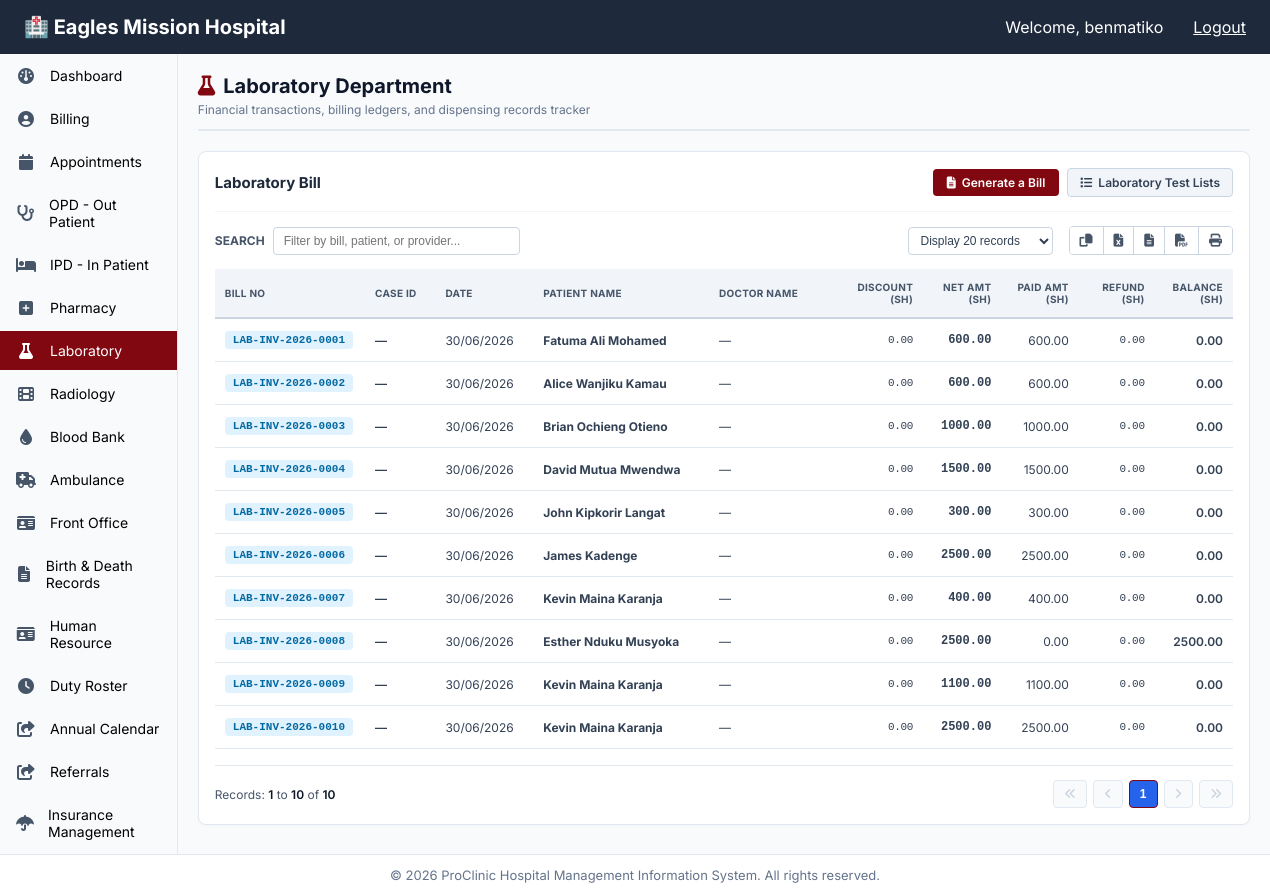
Page /laboratory/ (signed in) on the earlier database version.
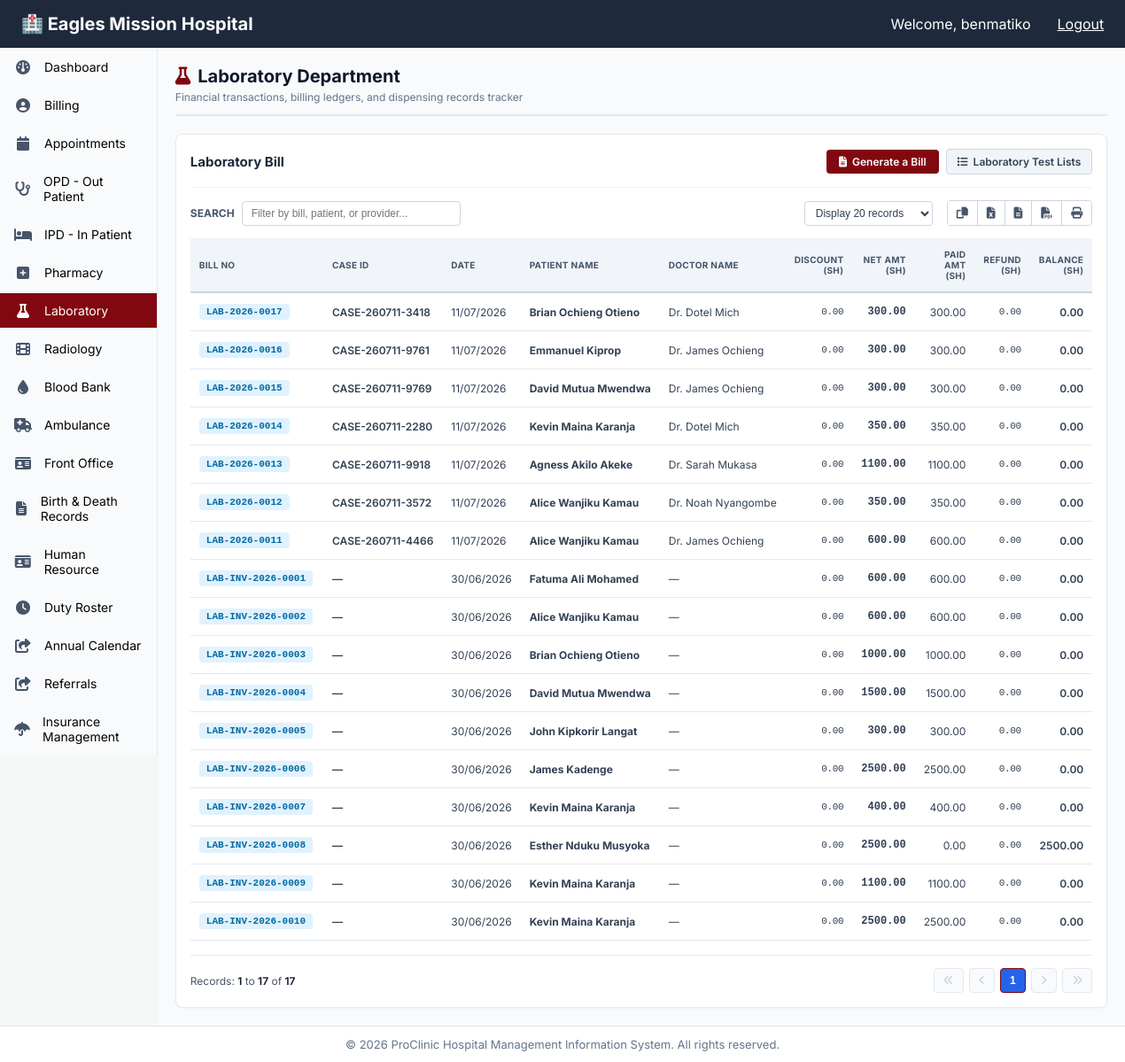
Same page on the later database version.
### laboratory/models.py (models this page shows, shortened)
class LaboratoryInvoice(models.Model):
    INVOICE_STATUS = [
        ('draft', 'Draft'),
        ('issued', 'Issued'),
        ('paid', 'Paid'),
        ('cancelled', 'Cancelled'),
    ]
    invoice_number = models.CharField(max_length=50, unique=True)
    patient = models.ForeignKey(Patient, on_delete=models.CASCADE, related_name='lab_invoices')
    visit = models.ForeignKey('opd.PatientVisit', on_delete=models.SET_NULL, null=True, blank=True)
    case_id = models.CharField(max_length=50, blank=True, null=True)        # ← NEW
    doctor_name = models.CharField(max_length=200, blank=True, null=True)   # ← NEW
    issue_date = models.DateTimeField(auto_now_add=True)
    due_date = models.DateTimeField(null=True, blank=True)
    subtotal = models.DecimalField(max_digits=15, decimal_places=2, default=0.00)
    discount_amount = models.DecimalField(max_digits=15, decimal_places=2, default=0.00)
    tax_amount = models.DecimalField(max_digits=15, decimal_places=2, default=0.00)
    total_amount = models.DecimalField(max_digits=15, decimal_places=2, default=0.00)
    amount_paid = models.DecimalField(max_digits=15, decimal_places=2, default=0.00)
    balance_due = models.DecimalField(max_digits=15, decimal_places=2, default=0.00)
    status = models.CharField(max_length=20, choices=INVOICE_STATUS, default='draft')
    notes = models.TextField(blank=True, null=True)
    created_by = models.ForeignKey(User, on_delete=models.SET_NULL, null=True, related_name='lab_invoices_created')
    created_at = models.DateTimeField(auto_now_add=True)
    updated_at = models.DateTimeField(auto_now=True)
    class Meta:
        ordering = ['-issue_date']

### patients/models.py (models this page shows, shortened)
class Patient(models.Model):
    GENDER_CHOICES = [
        ('', 'Select Gender'),
        ('Male', 'Male'),
        ('Female', 'Female'),
        ('Other', 'Other'),
    ]
    BLOOD_GROUP_CHOICES = [
        ('', 'Select Blood Group'),
        ('A+', 'A+'),
        ('A-', 'A-'),
        ('B+', 'B+'),
        ('B-', 'B-'),
        ('O+', 'O+'),
        ('O-', 'O-'),
        ('AB+', 'AB+'),
        ('AB-', 'AB-'),
    ]
    MARITAL_STATUS_CHOICES = [
        ('', 'Select Marital Status'),
        ('Single', 'Single'),
        ('Married', 'Married'),
        ('Divorced', 'Divorced'),
        ('Widowed', 'Widowed'),
    ]
    patient_number = models.CharField(max_length=50, unique=True, db_index=True)
    first_name = models.CharField(max_length=50)
    last_name = models.CharField(max_length=50)
    date_of_birth = models.DateField()
    gender = models.CharField(
        max_length=10,
        choices=GENDER_CHOICES,
        blank=True,
        null=True,
        verbose_name="Gender"
    )
    blood_group = models.CharField(
        max_length=3,
        choices=BLOOD_GROUP_CHOICES,
        blank=True,
        null=True,
        verbose_name="Blood Group"
    )
    marital_status = models.CharField(
        max_length=20,
        choices=MARITAL_STATUS_CHOICES,
        blank=True,
        null=True,
        verbose_name="Marital Status"
    )
    phone_number = models.CharField(max_length=15, db_index=True)
    email = models.EmailField(blank=True, null=True)
    national_id_or_passport = models.CharField(max_length=30, blank=True, null=True)
    address = models.TextField(blank=True, null=True)
    allergies = models.TextField(blank=True, null=True, help_text="Any known allergies (medication, food, environmental)")
    remarks = models.TextField(blank=True, null=True, help_text="General observations or notes about the patient")
    insurance_provider = models.ForeignKey(
        InsuranceProvider,
        on_delete=models.SET_NULL,
        null=True,
        blank=True,
        related_name='patients'
    )
    insurance_id = models.CharField(max_length=50, blank=True, null=True,
                                   help_text="Insurance policy/membership number")
    insurance_validity = models.DateField(blank=True, null=True,
                                         help_text="Insurance policy expiry date")
    next_of_kin_name = models.CharField(max_length=100, blank=True, null=True)
    next_of_kin_phone = models.CharField(max_length=15, blank=True, null=True)
    next_of_kin_relationship = models.CharField(max_length=50, blank=True, null=True)
    patient_photo = models.ImageField(upload_to='patient_photos/', blank=True, null=True)
    created_at = models.DateTimeField(default=timezone.now)
    updated_at = models.DateTimeField(auto_now=True)
    @property
    def full_name(self):
        return f"{self.first_name} {self.last_name}"

### laboratory/views.py (the view, shortened to what this page needs)
# urls.py: path('', views.laboratory_home, name='laboratory_home'),
@login_required
def laboratory_home(request):
    search_query = request.GET.get('search', '')
    invoices_qs = LaboratoryInvoice.objects.select_related(
        'patient', 'created_by'
    ).order_by('-issue_date')
    per_page = int(request.GET.get('per_page', 20))
    paginator = Paginator(invoices_qs, per_page)
    invoices = paginator.get_page(request.GET.get('page', 1))
    context = {
        'invoices': invoices,
        'total_records': paginator.count,
        'search_query': search_query,
    }
    return render(request, 'laboratory/laboratory.html', context)

### laboratory/templates/laboratory/laboratory.html (shortened to what this page needs)
{% extends "base.html" %}
{% block content %}
<div class="pharmacy-container-layout template-fullwidth-override">
  <div class="pharmacy-panel-header">
    <div class="panel-title-group">
      <h1><i class="fa fa-flask"></i> Laboratory Department</h1>
      <p class="panel-subtitle">Financial transactions, billing ledgers, and dispensing records tracker</p>
    </div>
  </div>
  <div class="pharmacy-billing-section">
    <div class="ledger-action-row">
      <h2>Laboratory Bill</h2>
      <div class="ledger-btn-group">
        <a href="{% url 'laboratory:generate_bill' %}" class="btn-hms-primary">
          <i class="fa fa-file-text-o"></i> Generate a Bill
        </a>
        <a href="{% url 'laboratory:laboratorytestslist' %}" class="btn-hms-secondary">
          <i class="fa fa-list"></i> Laboratory Test Lists
        </a>
      </div>
    </div>
    <div class="ledger-utility-row">
      <div class="search-wrapper-block">
        <label for="ledgerSearch">Search</label>
        <input type="text" id="ledgerSearch" class="search-input-field" placeholder="Filter by bill, patient, or provider...">
      </div>
      <div class="export-pagination-group">
        <select id="entriesPerPage" class="entries-dropdown-select" aria-label="Records display pagination configuration">
          <option value="20" {% if request.GET.per_page == '20' or not request.GET.per_page %}selected{% endif %}>Display 20 records</option>
        </select>
        <div class="export-icon-buttons-container">
          <button type="button" class="btn-export-icon" title="Copy Table Data"><i class="fa fa-copy"></i></button>
          <button type="button" class="btn-export-icon" title="Export to Excel"><i class="fa fa-file-excel-o"></i></button>
          <button type="button" class="btn-export-icon" title="Export to CSV"><i class="fa fa-file-text-o"></i></button>
          <button type="button" class="btn-export-icon" title="Export to PDF"><i class="fa fa-file-pdf-o"></i></button>
          <button type="button" class="btn-export-icon" title="Print Table"><i class="fa fa-print"></i></button>
        </div>
      </div>
    </div>
    <div class="table-fixed-container containment-fullwidth">
      <table class="hms-table hms-billing-log-table table-element-fullwidth" id="labBillingTable">
        <thead>
          <tr>
            <th>Bill No</th>
            <th>Case ID</th>
            <th>Date</th>
            <th>Patient Name</th>
            <th>Doctor Name</th>
            <th class="text-right">Discount (sh)</th>
            <th class="text-right">Net Amt (sh)</th>
            <th class="text-right">Paid Amt (sh)</th>
            <th class="text-right">Refund (sh)</th>
            <th class="text-right">Balance (sh)</th>
          </tr>
        </thead>
        <tbody>
          {% for invoice in invoices %}
          <tr onclick="window.location.href='{% url 'laboratory:invoice_detail' invoice.id %}'">
            <td><span class="badge-bill">{{ invoice.invoice_number }}</span></td>
            <td class="case-id-cell">{{ invoice.case_id|default:"—" }}</td>
            <td>{{ invoice.issue_date|date:"d/m/Y" }}</td>
            <td title="{{ invoice.patient.full_name }}">
              <strong class="patient-name-text">{{ invoice.patient.full_name|default:"Unknown" }}</strong>
            </td>
            <td>{{ invoice.doctor_name|default:"—" }}</td>
            <td class="text-right financial-digits">{{ invoice.discount_amount|floatformat:2 }}</td>
            <td class="text-right financial-digits-bold">{{ invoice.total_amount|floatformat:2 }}</td>
            <td class="text-right financial-digits-paid">{{ invoice.amount_paid|floatformat:2 }}</td>
            <td class="text-right financial-digits">0.00</td>
            <td class="text-right balance-cell {% if invoice.balance_due <= 0 %}balance-clear{% else %}balance-due{% endif %}">
              {{ invoice.balance_due|floatformat:2 }}
            </td>
          </tr>
          {% empty %}
          <tr>
            <td colspan="10" class="empty-table-placeholder">
              <i class="fa fa-info-circle"></i> No laboratory invoices found.
            </td>
          </tr>
          {% endfor %}
        </tbody>
      </table>
    </div>
    <div class="ledger-pagination-row">
      <div class="pagination-counter-info">
        Records: <strong>{{ invoices.start_index }}</strong> to <strong>{{ invoices.end_index }}</strong> of <strong>{{ invoices.paginator.count }}</strong>
      </div>
      <div class="pagination-nav-controls">
        {% if invoices.has_previous %}
          <a href="#" onclick="changePage(1); return false;" class="btn-page-nav" title="First Page">
            <i class="fa fa-angle-double-left"></i>
          </a>
          <a href="#" onclick="changePage({{ invoices.previous_page_number }}); return false;" class="btn-page-nav" title="Previous Page">
            <i class="fa fa-angle-left"></i>
          </a>
        {% else %}
          <button type="button" class="btn-page-nav" disabled><i class="fa fa-angle-double-left"></i></button>
          <button type="button" class="btn-page-nav" disabled><i class="fa fa-angle-left"></i></button>
        {% endif %}
        <div class="page-numeric-links">
          {% for num in invoices.paginator.page_range %}
            {% if num == invoices.number %}
              <button type="button" class="btn-page-num active-page">{{ num }}</button>
            {% elif num > invoices.number|add:-3 and num < invoices.number|add:3 %}
              <a href="#" onclick="changePage({{ num }}); return false;" class="btn-page-num">{{ num }}</a>
            {% endif %}
          {% endfor %}
        </div>
        {% if invoices.has_next %}
          <a href="#" onclick="changePage({{ invoices.next_page_number }}); return false;" class="btn-page-nav" title="Next Page">
            <i class="fa fa-angle-right"></i>
          </a>
          <a href="#" onclick="changePage({{ invoices.paginator.num_pages }}); return false;" class="btn-page-nav" title="Last Page">
            <i class="fa fa-angle-double-right"></i>
          </a>
        {% else %}
          <button type="button" class="btn-page-nav" disabled><i class="fa fa-angle-right"></i></button>
          <button type="button" class="btn-page-nav" disabled><i class="fa fa-angle-double-right"></i></button>
        {% endif %}
      </div>
    </div>
  </div>
</div>
{% endblock %}

### templates/base.html (shortened to what this page needs)
{% load static %}
<!DOCTYPE html>
<html lang="en">
<head>
    <link rel="stylesheet" href="https://cdnjs.cloudflare.com/ajax/libs/font-awesome/4.7.0/css/font-awesome.min.css">
    <link rel="stylesheet" href="https://cdnjs.cloudflare.com/ajax/libs/font-awesome/6.4.0/css/all.min.css">
    <link rel="stylesheet" href="{% static 'css/styles.css' %}">
</head>
<body>
    <div class="grid {% if hide_sidebar %}full-canvas-view{% endif %}">
        <div class="header">
            <div class="logo">
                <a href="{% url 'dashboard:home' %}" style="color: white; text-decoration: none; font-size: 20px; font-weight: bold;">🏥 Eagles Mission Hospital</a>
            </div>
            {% if request.user.is_authenticated %}
                <div class="user-info" style="display: flex; align-items: center;">
                    <span>Welcome, {{ request.user.first_name|default:request.user.username }}</span>
                    <form action="{% url 'accounts:logout' %}" method="post" style="display: inline; margin-left: 15px;">
                        <a href="{% url 'accounts:logout_confirm' %}" style="color: white; margin-left: 15px;">Logout</a>
                    </form>
                </div>
            {% endif %}
        </div>
        {% if not hide_sidebar %}
            {% include "sidebar.html" %}
        {% endif %}
        <main class="content">
            {% block content %}
            {% endblock %}
        </main>
        <div class="footer">
            &copy; {% now "Y" %} ProClinic Hospital Management Information System. All rights reserved.
        </div>
    </div>
</body>
</html>

### templates/sidebar.html (shortened to what this page needs)
<div class="sidebar">
    <ul class="sidebar-menu">
        <li>
            <a href="{% url 'dashboard:home' %}" data-prefix="/dashboard/">
                <i class="fa fa-dashboard"></i> <span>Dashboard</span>
            </a>
        </li>
        <li>
            <a href="{% url 'billing:billing_home' %}" data-prefix="/billing/">
                <i class="fa fa-user-circle"></i> <span>Billing</span>
            </a>
        </li>
        <li>
            <a href="{% url 'appointments:appointments_home' %}" data-prefix="/appointments/">
                <i class="fa fa-calendar"></i> <span>Appointments</span>
            </a>
        </li>
        <li>
            <a href="{% url 'opd:opd_home' %}" data-prefix="/opd/">
                <i class="fa fa-stethoscope"></i> <span>OPD - Out Patient</span>
            </a>
        </li>
        <li>
            <a href="{% url 'ipd:ipd_home' %}" data-prefix="/ipd/">
                <i class="fa fa-bed"></i> <span>IPD - In Patient</span>
            </a>
        </li>
        <li>
            <a href="{% url 'pharmacy:pharmacy_home' %}" data-prefix="/pharmacy/">
                <i class="fa fa-plus-square"></i> <span>Pharmacy</span>
            </a>
        </li>
        <li>
            <a href="{% url 'laboratory:laboratory_home' %}" data-prefix="/laboratory/">
                <i class="fa fa-flask"></i> <span>Laboratory</span>
            </a>
        </li>
        <li>
            <a href="{% url 'radiology:radiology_home' %}" data-prefix="/radiology/">
                <i class="fa fa-film"></i> <span>Radiology</span>
            </a>
        </li>
        <li>
            <a href="">
                <i class="fa fa-tint"></i> <span>Blood Bank</span>
            </a>
        </li>
        <li>
            <a href="">
                <i class="fa fa-ambulance"></i> <span>Ambulance</span>
            </a>
        </li>
        <li>
            <a href="">
                <i class="fa fa-id-card"></i> <span>Front Office</span>
            </a>
        </li>
        <li>
            <a href="">
                <i class="fa fa-file-text-o"></i> <span>Birth &amp; Death Records</span>
            </a>
        </li>
        <li>
            <a href="">
                <i class="fa fa-id-card"></i> <span>Human Resource</span>
            </a>
        </li>
        <li>
            <a href="">
                <i class="fa fa-clock-o"></i> <span>Duty Roster</span>
            </a>
        </li>
        <li>
            <a href="">
                <i class="fa fa-share-square-o"></i> <span>Annual Calendar</span>
            </a>
        </li>
        <li>
            <a href="">
                <i class="fa fa-share-square-o"></i> <span>Referrals</span>
            </a>
        </li>
        <li>
            <a href="">
                <i class="fa fa-umbrella"></i> <span>Insurance Management</span>
            </a>
        </li>
        <li class="has-submenu">
        </li>
    </ul>
</div>

### laboratory/templates/laboratory/laboratory.html (style rules this page uses)
.hms-billing-log-table tbody tr { position: relative; cursor: pointer; transition: background-color 0.2s ease; }
.balance-cell { font-weight: 600; }
.active-page { background-color: #2563eb !important; color: white !important; font-weight: bold; }

Differences in the rows shown:
added LaboratoryInvoice: invoice_number "LAB-2026-0017", case_id "CASE-260711-3418", issue_date "11/07/2026", patient.full_name "Brian Ochieng Otieno", doctor_name "Dr. Dotel Mich", discount_amount "0.00", total_amount "300.00", amount_paid "300.00", balance_due "0.00"
added LaboratoryInvoice: invoice_number "LAB-2026-0016", case_id "CASE-260711-9761", issue_date "11/07/2026", patient.full_name "Emmanuel Kiprop", doctor_name "Dr. James Ochieng", discount_amount "0.00", total_amount "300.00", amount_paid "300.00", balance_due "0.00"
added LaboratoryInvoice: invoice_number "LAB-2026-0015", case_id "CASE-260711-9769", issue_date "11/07/2026", patient.full_name "David Mutua Mwendwa", doctor_name "Dr. James Ochieng", discount_amount "0.00", total_amount "300.00", amount_paid "300.00", balance_due "0.00"
added LaboratoryInvoice: invoice_number "LAB-2026-0014", case_id "CASE-260711-2280", issue_date "11/07/2026", patient.full_name "Kevin Maina Karanja", doctor_name "Dr. Dotel Mich", discount_amount "0.00", total_amount "350.00", amount_paid "350.00", balance_due "0.00"
added LaboratoryInvoice: invoice_number "LAB-2026-0013", case_id "CASE-260711-9918", issue_date "11/07/2026", patient.full_name "Agness Akilo Akeke", doctor_name "Dr. Sarah Mukasa", discount_amount "0.00", total_amount "1100.00", amount_paid "1100.00", balance_due "0.00"
added LaboratoryInvoice: invoice_number "LAB-2026-0012", case_id "CASE-260711-3572", issue_date "11/07/2026", patient.full_name "Alice Wanjiku Kamau", doctor_name "Dr. Noah Nyangombe", discount_amount "0.00", total_amount "350.00", amount_paid "350.00", balance_due "0.00"
added LaboratoryInvoice: invoice_number "LAB-2026-0011", case_id "CASE-260711-4466", issue_date "11/07/2026", patient.full_name "Alice Wanjiku Kamau", doctor_name "Dr. James Ochieng", discount_amount "0.00", total_amount "600.00", amount_paid "600.00", balance_due "0.00"
Other differences:
{{ invoices.end_index }}: "10" → "17"
{{ invoices.paginator.count }}: "10" → "17"
